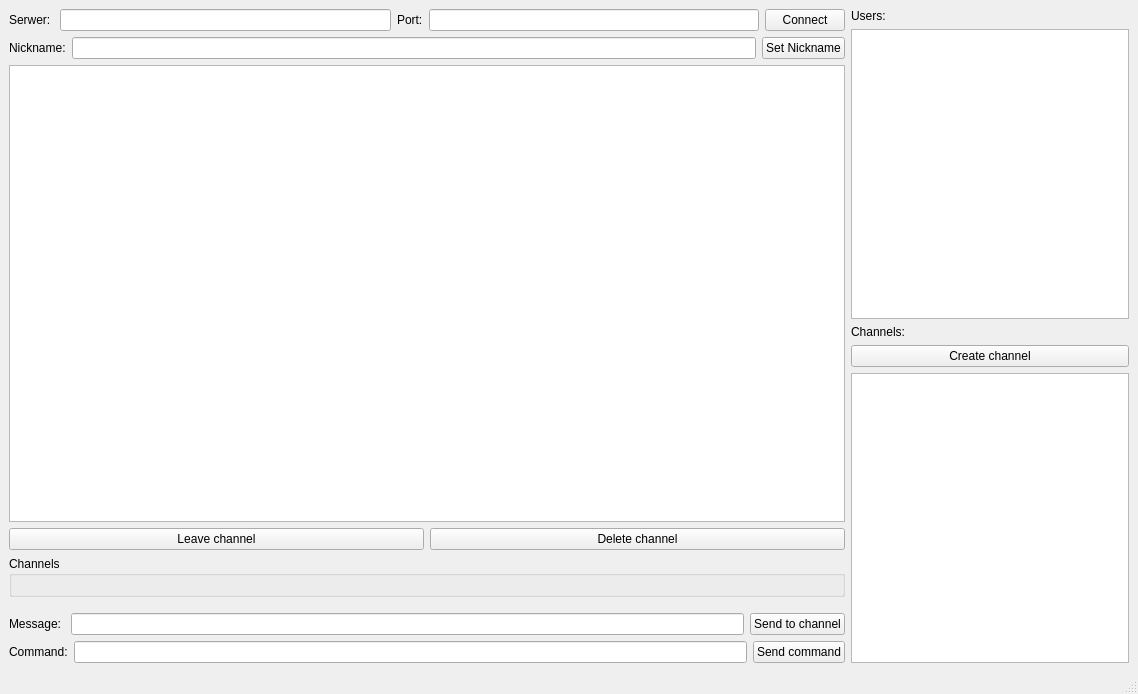
<?xml version="1.0" encoding="UTF-8"?>
<ui version="4.0">
 <class>MainWindow</class>
 <widget class="QMainWindow" name="MainWindow">
  <property name="geometry">
   <rect>
    <x>0</x>
    <y>0</y>
    <width>1138</width>
    <height>694</height>
   </rect>
  </property>
  <property name="windowTitle">
   <string>MainWindow</string>
  </property>
  <widget class="QWidget" name="centralwidget">
   <layout class="QHBoxLayout" name="horizontalLayout_4" stretch="3,1">
    <item>
     <layout class="QVBoxLayout" name="verticalLayout">
      <item>
       <layout class="QHBoxLayout" name="horizontalLayout">
        <item>
         <widget class="QLabel" name="label">
          <property name="text">
           <string>Serwer: </string>
          </property>
         </widget>
        </item>
        <item>
         <widget class="QLineEdit" name="ServerInput"/>
        </item>
        <item>
         <widget class="QLabel" name="label_2">
          <property name="text">
           <string>Port:</string>
          </property>
         </widget>
        </item>
        <item>
         <widget class="QLineEdit" name="PortInput"/>
        </item>
        <item>
         <widget class="QPushButton" name="ConnectButton">
          <property name="text">
           <string>Connect</string>
          </property>
         </widget>
        </item>
       </layout>
      </item>
      <item>
       <layout class="QHBoxLayout" name="horizontalLayout_3">
        <property name="spacing">
         <number>6</number>
        </property>
        <property name="topMargin">
         <number>0</number>
        </property>
        <item>
         <widget class="QLabel" name="label_4">
          <property name="maximumSize">
           <size>
            <width>16777215</width>
            <height>16777215</height>
           </size>
          </property>
          <property name="text">
           <string>Nickname:</string>
          </property>
         </widget>
        </item>
        <item>
         <widget class="QLineEdit" name="Nickname">
          <property name="text">
           <string/>
          </property>
         </widget>
        </item>
        <item>
         <widget class="QPushButton" name="setNickname">
          <property name="sizePolicy">
           <sizepolicy hsizetype="Minimum" vsizetype="Fixed">
            <horstretch>0</horstretch>
            <verstretch>0</verstretch>
           </sizepolicy>
          </property>
          <property name="text">
           <string>Set Nickname</string>
          </property>
         </widget>
        </item>
       </layout>
      </item>
      <item>
       <widget class="QPlainTextEdit" name="plainTextEdit">
        <property name="readOnly">
         <bool>true</bool>
        </property>
       </widget>
      </item>
      <item>
       <layout class="QHBoxLayout" name="horizontalLayout_7">
        <item>
         <widget class="QPushButton" name="LeaveChannel">
          <property name="text">
           <string>Leave channel</string>
          </property>
         </widget>
        </item>
        <item>
         <widget class="QPushButton" name="DeleteChannel">
          <property name="text">
           <string>Delete channel</string>
          </property>
         </widget>
        </item>
       </layout>
      </item>
      <item>
       <widget class="QGroupBox" name="channels">
        <property name="title">
         <string>Channels</string>
        </property>
        <layout class="QVBoxLayout" name="verticalLayout_4">
         <item>
          <layout class="QVBoxLayout" name="channelsElements"/>
         </item>
        </layout>
       </widget>
      </item>
      <item>
       <layout class="QHBoxLayout" name="horizontalLayout_5">
        <property name="topMargin">
         <number>10</number>
        </property>
        <item>
         <widget class="QLabel" name="label_7">
          <property name="text">
           <string>Message: </string>
          </property>
         </widget>
        </item>
        <item>
         <widget class="QLineEdit" name="MessageInput"/>
        </item>
        <item>
         <widget class="QPushButton" name="SendMessage">
          <property name="text">
           <string>Send to channel</string>
          </property>
         </widget>
        </item>
       </layout>
      </item>
      <item>
       <layout class="QHBoxLayout" name="horizontalLayout_2">
        <item>
         <widget class="QLabel" name="label_3">
          <property name="text">
           <string>Command:</string>
          </property>
         </widget>
        </item>
        <item>
         <widget class="QLineEdit" name="CommandInput"/>
        </item>
        <item>
         <widget class="QPushButton" name="SendCommand">
          <property name="text">
           <string>Send command</string>
          </property>
         </widget>
        </item>
       </layout>
      </item>
     </layout>
    </item>
    <item>
     <layout class="QVBoxLayout" name="verticalLayout_2">
      <property name="rightMargin">
       <number>0</number>
      </property>
      <item>
       <widget class="QLabel" name="label_5">
        <property name="text">
         <string>Users:</string>
        </property>
       </widget>
      </item>
      <item>
       <widget class="QListWidget" name="usersList"/>
      </item>
      <item>
       <widget class="QLabel" name="label_6">
        <property name="text">
         <string>Channels:</string>
        </property>
       </widget>
      </item>
      <item>
       <widget class="QPushButton" name="createChannelButton">
        <property name="text">
         <string>Create channel</string>
        </property>
       </widget>
      </item>
      <item>
       <widget class="QListWidget" name="channelsList"/>
      </item>
     </layout>
    </item>
   </layout>
  </widget>
  <widget class="QMenuBar" name="menubar">
   <property name="geometry">
    <rect>
     <x>0</x>
     <y>0</y>
     <width>1138</width>
     <height>21</height>
    </rect>
   </property>
  </widget>
  <widget class="QStatusBar" name="statusbar"/>
 </widget>
 <resources/>
 <connections/>
</ui>
